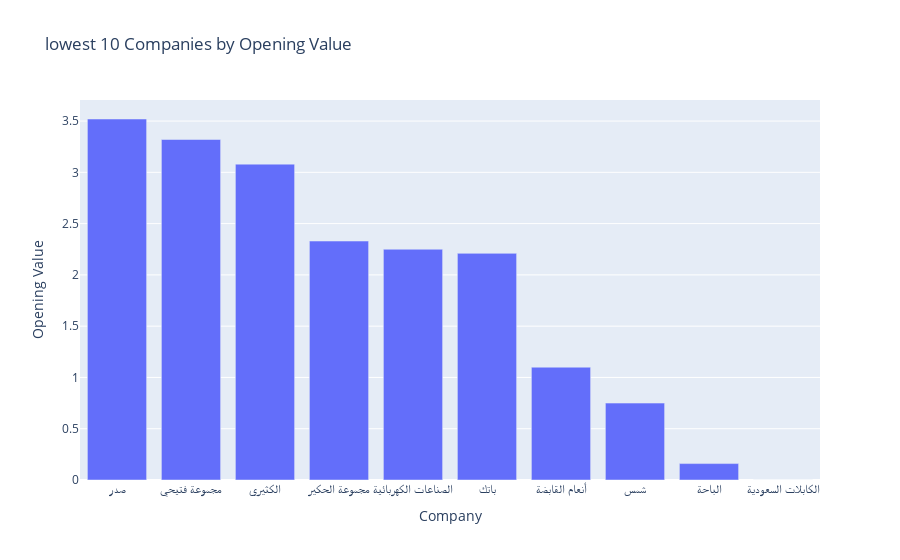

Here is the notebook cell this chart was saved with:
### Code cell
lowest_10_opening = df.sort_values(by='Opening', ascending=False).tail(10)

# Create a bar chart
fig = px.bar(lowest_10_opening, x='Company', y='Opening',
             title='lowest 10 Companies by Opening Value',
             labels={'Company': 'Company', 'Opening': 'Opening Value'},
             )

# Show the plot
fig.show()

### Figure 1 — Plotly figure (JSON) as saved in the notebook; plotly's stock layout.template omitted (floating-point values rounded to 4 significant figures)
{"data": [{"alignmentgroup": "True", "hovertemplate": "Company=%{x}<br>Opening Value=%{y}<extra></extra>", "legendgroup": "", "marker": {"color": "#636efa", "pattern": {"shape": ""}}, "name": "", "offsetgroup": "", "orientation": "v", "showlegend": false, "textposition": "auto", "type": "bar", "x": ["صدر", "مجموعة فتيحي", "الكثيري", "مجموعة الحكير", "الصناعات الكهربائية", "باتك", "أنعام القابضة", "شمس", "الباحة", "الكابلات السعودية"], "xaxis": "x", "y": [3.52, 3.32, 3.08, 2.33, 2.25, 2.21, 1.1, 0.75, 0.16, 0], "yaxis": "y"}], "layout": {"barmode": "relative", "legend": {"tracegroupgap": 0}, "title": {"text": "lowest 10 Companies by Opening Value"}, "xaxis": {"anchor": "y", "domain": [0, 1], "title": {"text": "Company"}}, "yaxis": {"anchor": "x", "domain": [0, 1], "title": {"text": "Opening Value"}}}}
